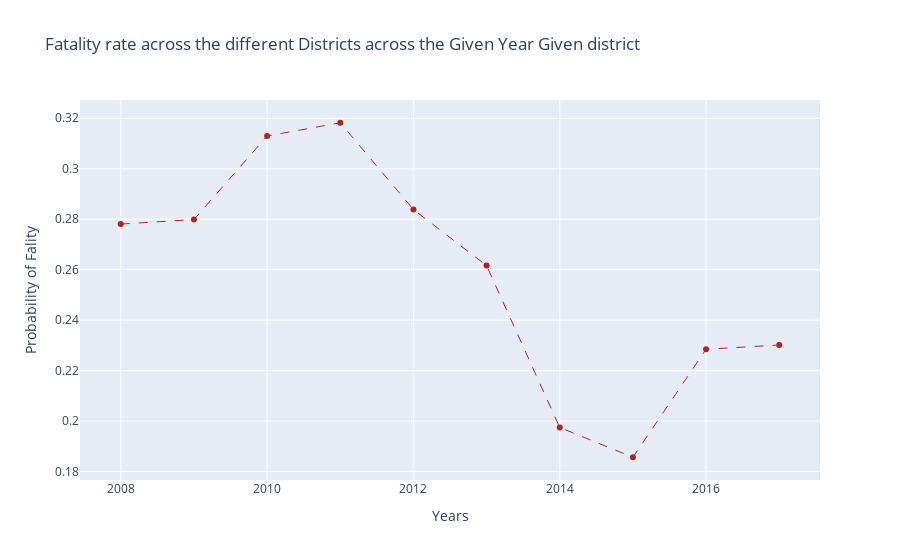

The notebook cell this image was saved under:
### Code cell
Probability_of_fatalities=[0.2780847145,0.2798742138,0.3129689175,0.3182332956,0.283847981,0.2616136919,0.1974584555,
0.1856710394,0.2284730195,0.2301480485]

fig = go.Figure()
fig.add_trace(go.Scatter(x=year, y=Probability_of_fatalities, name="NEW DELHI", line=dict(color='firebrick', 
                                                                                          width=1,dash='dash')))
fig.update_layout(title='Fatality rate across the different Districts across the Given Year Given district',
                   xaxis_title='Years',
                   yaxis_title='Probability of Fality')

fig.show()

### Figure 1 — Plotly figure (JSON) as saved in the notebook; plotly's stock layout.template omitted (floating-point values rounded to 4 significant figures)
{"data": [{"line": {"color": "firebrick", "dash": "dash", "width": 1}, "name": "NEW DELHI", "type": "scatter", "x": [2008, 2009, 2010, 2011, 2012, 2013, 2014, 2015, 2016, 2017], "y": [0.2781, 0.2799, 0.313, 0.3182, 0.2838, 0.2616, 0.1975, 0.1857, 0.2285, 0.2301]}], "layout": {"autosize": true, "title": {"text": "Fatality rate across the different Districts across the Given Year Given district"}, "xaxis": {"autorange": true, "range": [2007.0, 2018.0], "title": {"text": "Years"}, "type": "linear"}, "yaxis": {"autorange": true, "range": [0.1747, 0.3292], "title": {"text": "Probability of Fality"}, "type": "linear"}}}
